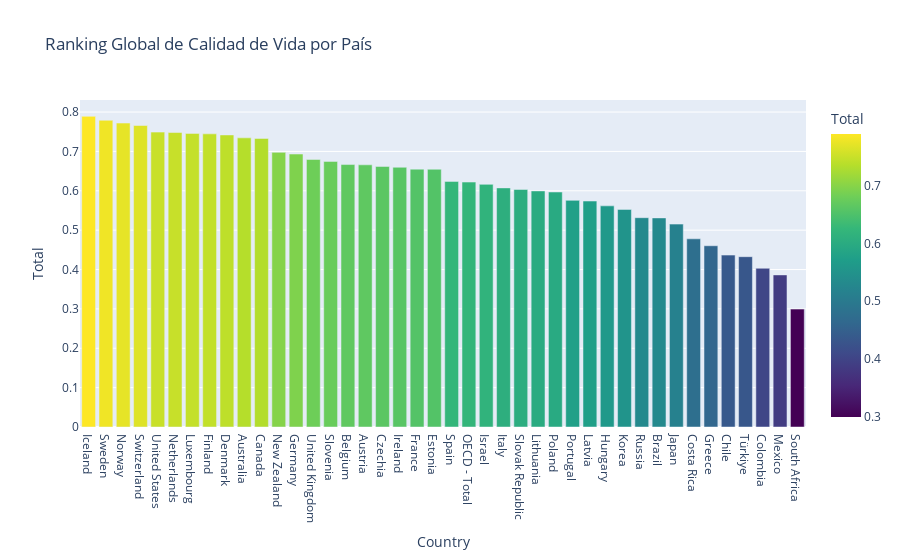

Source (notebook cell):
### Code cell
fig = px.bar(
    df_promedios_por_dominio.sort_values("Total", ascending=False),
    x="Country",
    y="Total",
    title="Ranking Global de Calidad de Vida por País",
    color="Total",
    color_continuous_scale="Viridis"
)
fig.show()

### Figure 1 — Plotly figure (JSON) as saved in the notebook; plotly's stock layout.template omitted (floating-point values rounded to 4 significant figures)
{"data": [{"alignmentgroup": "True", "hovertemplate": "Country=%{x}<br>Total=%{marker.color}<extra></extra>", "legendgroup": "", "marker": {"color": [0.7891, 0.7791, 0.7721, 0.7659, 0.7491, 0.7481, 0.7458, 0.7446, 0.7418, 0.7345, 0.733, 0.6977, 0.6933, 0.6796, 0.6747, 0.6667, 0.6659, 0.6618, 0.6598, 0.6551, 0.6548, 0.6239, 0.6222, 0.6163, 0.6074, 0.6034, 0.5997, 0.5969, 0.5757, 0.5739, 0.5617, 0.5527, 0.5317, 0.5311, 0.5154, 0.478, 0.4604, 0.4367, 0.4327, 0.4032, 0.3864, 0.2995], "coloraxis": "coloraxis", "pattern": {"shape": ""}}, "name": "", "offsetgroup": "", "orientation": "v", "showlegend": false, "textposition": "auto", "type": "bar", "x": ["Iceland", "Sweden", "Norway", "Switzerland", "United States", "Netherlands", "Luxembourg", "Finland", "Denmark", "Australia", "Canada", "New Zealand", "Germany", "United Kingdom", "Slovenia", "Belgium", "Austria", "Czechia", "Ireland", "France", "Estonia", "Spain", "OECD - Total", "Israel", "Italy", "Slovak Republic", "Lithuania", "Poland", "Portugal", "Latvia", "Hungary", "Korea", "Russia", "Brazil", "Japan", "Costa Rica", "Greece", "Chile", "Türkiye", "Colombia", "Mexico", "South Africa"], "xaxis": "x", "y": [0.7891, 0.7791, 0.7721, 0.7659, 0.7491, 0.7481, 0.7458, 0.7446, 0.7418, 0.7345, 0.733, 0.6977, 0.6933, 0.6796, 0.6747, 0.6667, 0.6659, 0.6618, 0.6598, 0.6551, 0.6548, 0.6239, 0.6222, 0.6163, 0.6074, 0.6034, 0.5997, 0.5969, 0.5757, 0.5739, 0.5617, 0.5527, 0.5317, 0.5311, 0.5154, 0.478, 0.4604, 0.4367, 0.4327, 0.4032, 0.3864, 0.2995], "yaxis": "y"}], "layout": {"barmode": "relative", "coloraxis": {"colorbar": {"title": {"text": "Total"}}, "colorscale": [[0, "#440154"], [0.1111, "#482878"], [0.2222, "#3e4989"], [0.3333, "#31688e"], [0.4444, "#26828e"], [0.5556, "#1f9e89"], [0.6667, "#35b779"], [0.7778, "#6ece58"], [0.8889, "#b5de2b"], [1, "#fde725"]]}, "legend": {"tracegroupgap": 0}, "title": {"text": "Ranking Global de Calidad de Vida por País"}, "xaxis": {"anchor": "y", "domain": [0, 1], "title": {"text": "Country"}}, "yaxis": {"anchor": "x", "domain": [0, 1], "title": {"text": "Total"}}}}
